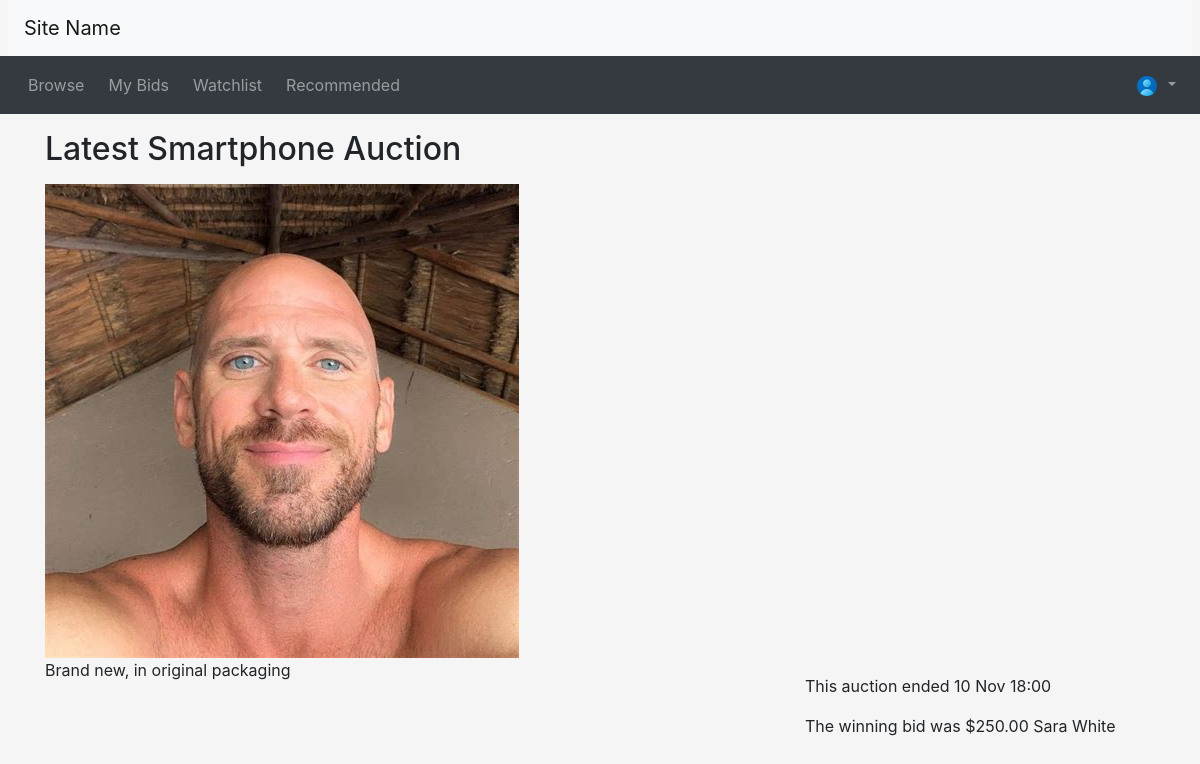
Screenshot of /listing.php?item_id=1 (signed in) with the database file from the repository.
### tables this page shows
CREATE TABLE Auction (
    auction_id INT(11) AUTO_INCREMENT PRIMARY KEY,
    item_id INT(11),
    user_id INT(11),
    start_time DATETIME NOT NULL,
    end_time DATETIME NOT NULL,  
    auction_title VARCHAR(255),
    reserve_price FLOAT(2),
    starting_price FLOAT(2),
    FOREIGN KEY (item_id) REFERENCES Item(item_id),
    FOREIGN KEY (user_id) REFERENCES Users(user_id)
);

CREATE TABLE Item (
    item_id INT(11) AUTO_INCREMENT PRIMARY KEY,
    name VARCHAR(255) NOT NULL,
    description VARCHAR(511),
    category ENUM('Electronics', 'Fashion', 'Home', 'Books', 'Other') NOT NULL,
    colour ENUM('Red', 'Orange', 'Yellow', 'Green', 'Blue', 'Purple', 'Pink', 'White', 'Grey', 'Black', 'Brown', 'Other'),
    `condition` ENUM('Great', 'Good', 'Okay', 'Poor'),
    photo VARCHAR(255)  
);

CREATE TABLE Users (
    user_id INT(11) AUTO_INCREMENT PRIMARY KEY,
    email VARCHAR(255) NOT NULL,
    password VARCHAR(255) NOT NULL,
    role BOOL,  
    first_name VARCHAR(255),
    last_name VARCHAR(255),
    UNIQUE(email)
);

### database.php (called while the page is built, shortened)
<?php
function db_query($connection, $query)
{
  $result = mysqli_query($connection, $query);
  return $result;
}
function db_fetch_single($result)
{
  return mysqli_fetch_assoc($result);
}

### listing.php (the view, shortened to what this page needs)
<?php include_once("header.php") ?>
<?php require("database.php") ?>
<?php
$item_id = $_GET['item_id'] ?? null;
$connection = db_connect();
$item_query = "SELECT auction.auction_title,
                        auction.start_time,
                        auction.end_time,
                        item.name,
                        item.description,
                        item.photo
  FROM auction
  INNER JOIN item ON auction.item_id = item.item_id
  WHERE auction.auction_id = '$item_id'";
$item_result = db_query($connection, $item_query);
$item = db_fetch_single($item_result);
$title = $item['auction_title'];
$description = $item['description'];
$end_time = new DateTime($item['end_time']);
$bid_query = "SELECT b.price AS current_price, u.user_id, u.first_name, u.last_name, COUNT(*) AS num_bids
              FROM Bids b
              INNER JOIN Users u ON b.user_id = u.user_id
              WHERE b.auction_id = '$item_id'
              AND b.price = (SELECT MAX(price) FROM Bids WHERE auction_id = '$item_id')
              GROUP BY b.price, u.user_id, u.first_name, u.last_name";
$bid_result = db_query($connection, $bid_query);
$bid_data = db_fetch_single($bid_result);
if ($bid_data) {
  $current_price = $bid_data['current_price'] ?: '0.00';
  $current_winner = $bid_data['first_name'] . ' ' . $bid_data['last_name'];
} else {
  $current_price = '0.00';
  $current_winner = 'None';
  $num_bids = 0;
}
$now = new DateTime();
?>
<div class="container">
  <div class="row">
    <div class="col-sm-8">
      <h2 class="my-3"><?php echo ($title); ?></h2>
    </div>
  </div>
  <div class="row">
    <div class="col-sm-8">
      <?php if (!empty($item['photo'])) : ?>
        <img src="<?php echo $item['photo']; ?>" alt="Item Image" class="img-fluid">
      <?php endif; ?>
    </div>
  </div>
  <div class="row">
    <div class="col-sm-8">
      <div class="itemDescription">
        <?php echo ($description); ?>
      </div>
    </div>
    <div class="col-sm-4">
      <p>
        <?php if ($now > $end_time) : ?>
      <p>This auction ended <?php echo htmlspecialchars($end_time->format('j M H:i')); ?></p>
      <?php
          echo "<p>The winning bid was $" . number_format($current_price, 2) . " " . $current_winner . "</p>";
      ?>
    <?php endif ?>
    </div>
  </div>
  <?php include_once("footer.php") ?>

### css/custom.css (style rules this page uses)
body { background-color: #f5f5f5; }

### rows the page displays
auction: auction_title "Latest Smartphone Auction", item.photo (picture), item.description "Brand new, in original packaging", end_time "10 Nov 18:00"
users: current_winner "Sara White"

### other values shown
$current_price "250.00"
